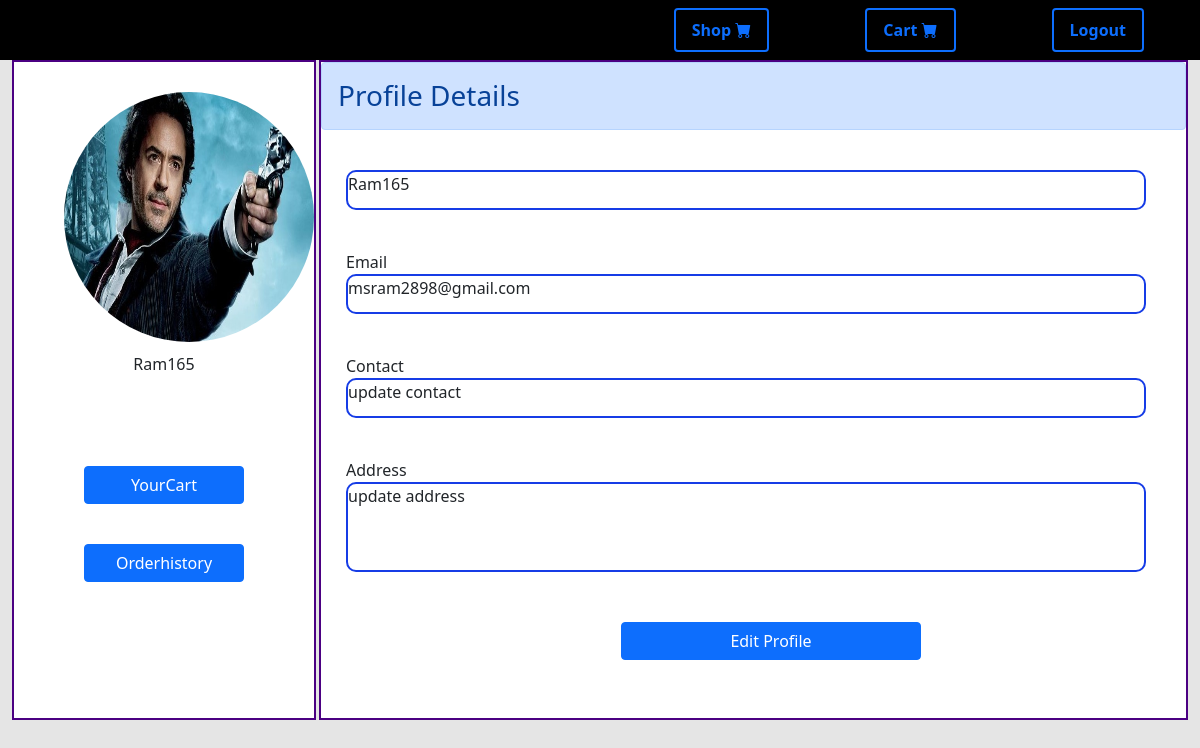
Screenshot of /customerprofile/ (signed in) with the database file from the repository.
### mygreen/models.py (models this page shows, shortened)
class Customerdetail(models.Model):
    user=models.OneToOneField(User,null=True,blank=True,on_delete=CASCADE)
    name=models.CharField(max_length=50,null=True)
    profilepic=models.ImageField(null=True,blank=True,default='profileimage.jpg')
    email=models.EmailField(max_length=100,null=True)
    contactnumber=models.CharField(max_length=25,null=True,blank=True,default='update contact')
    address=models.CharField(max_length=500,null=True,blank=True,default='update address')
    dateofcreated=models.DateTimeField(auto_now_add=True,null=True)

### mygreen/views.py (the view)
# urls.py: path('customerprofile/',views.customerprofile,name='customerprofile'),
def customerprofile(request):
    customer=request.user.customerdetail
    customerdict={'customer':customer}
    return render(request,'mygreen/customerprofile.html',customerdict)

### mygreen/templates/mygreen/customerprofile.html (shortened to what this page needs)
{% load static %}
<!DOCTYPE html>
<html lang="en">
    <head>
        <link href="https://cdn.jsdelivr.net/npm/bootstrap@5.1.2/dist/css/bootstrap.min.css" rel="stylesheet">
        <link rel="stylesheet" href="https://cdn.jsdelivr.net/npm/bootstrap-icons@1.7.2/font/bootstrap-icons.css">
        <link rel="stylesheet" href="{% static 'CSS/customerprofile.css' %}">
    </head>
    <body style="background-color: rgba(128, 128, 128,0.2);">
        <div>
            <ul class="container-fluid nav nav-sm p-2 justify-content-end navibar">
                <li class="nav-item">
                    <a href="{% url 'shop' %}" class="nav-link mx-5 btn btn-outline-primary border-2 navilink">Shop <span><i class="bi bi-cart-fill"></i></span></a>
                </li>
                <li class="nav-item">
                    <a href="{% url 'cart' %}" class="nav-link mx-5 btn btn-outline-primary border-2 navilink">Cart <span><i class="bi bi-cart-fill"></i></span></a>
                </li>
                <li class="nav-item">
                    <a href="{% url 'logout' %}" class="nav-link mx-5 btn btn-outline-primary border-2  navilink">Logout</a>
                </li>
            </ul>
        </div>
        <div class="container-fluid d-flex " style="height: 660px;">
            <div class="" style="border: 2px solid indigo;width: 400px;background-color: rgb(255, 255, 255);">
                <div style="margin-top: 30px;margin-left: 50px;">
                    <img src="{{customer.profilepic.url}}" alt="profileimage" width="250px" height="250px" class="rounded-circle">
                </div>
                <div style="text-align: center; margin-top: 10px;">{{customer.name}}</div>
                <div>
                    <div style="margin-top: 90px; margin-left: 70px ;"><a href="{% url 'cart' %}" class="btn btn-primary" style="width: 160px">YourCart</a></div>
                    <div style="margin-top: 40px; margin-left: 70px ;"><a href="{% url 'orderhistory' %}" class="btn btn-primary" style="width: 160px">Orderhistory</a></div>
                </div>
            </div>
            <div class="" style="border: 2px solid indigo; width: 1300px;height: auto;margin-left: 3px;background-color: white;">
                <div class="h3 alert alert-primary">Profile Details</div>
                <div style="width: 800px; border: 2px solid rgb(22, 60, 230); height: 40px;margin-left:25px;border-radius: 10px;">{{customer.name}}</div>
                <div style="margin-top: 40px;margin-left:25px;">Email</div>
                <div style="width: 800px; border: 2px solid rgb(22, 60, 230); height: 40px;margin-left:25px;border-radius: 10px;">{{customer.email}}</div>
                <div style="margin-top: 40px;margin-left:25px;">Contact</div>
                <div style="width: 800px; border: 2px solid rgb(22, 60, 230); height: 40px;margin-left:25px;border-radius: 10px;">{{customer.contactnumber}}</div>
                <div style="margin-top: 40px;margin-left:25px;">Address</div>
                <div style="width: 800px; border: 2px solid rgb(22, 60, 230); height: 90px;margin-left:25px;border-radius: 10px;">{{customer.address}}</div>
                <div style="margin-left: 300px;margin-top: 50px;"><a href="{% url 'editprofile' %}" class="btn btn-primary" style="width: 300px;">Edit Profile</a></div>
            </div>
        </div>
    </body>
</html>

### mygreen/static/CSS/customerprofile.css (style rules this page uses)
.navibar { background-color: rgba(0, 0, 0,1); }
.navilink { font-weight: bold; }

### rows the page displays
Customerdetail: profilepic (picture), name "Ram165", email "msram2898@gmail.com", contactnumber "update contact", address "update address"
